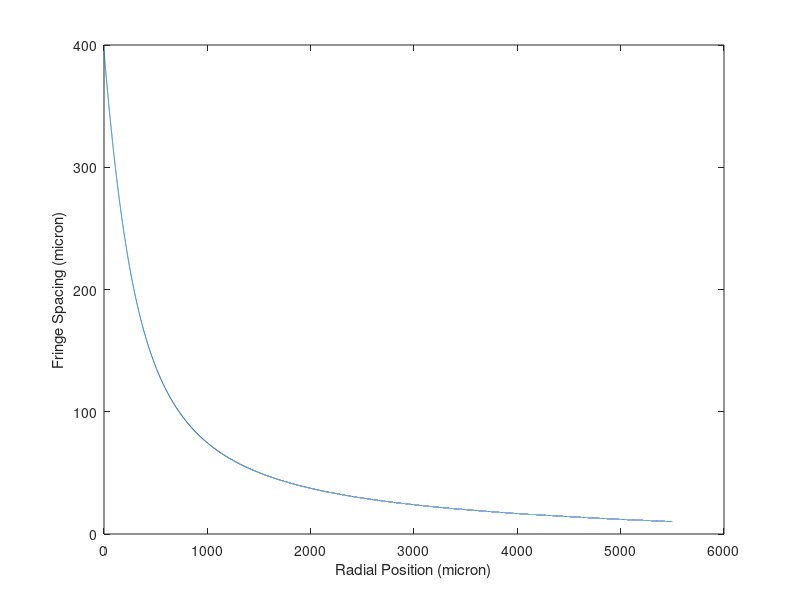

Source code (MATLAB):
clear all
Axial_resolution=10;

r=0:0.1:5500;    %micron
R=7800;      %micron

Cornea_function=(R^2-r.^2).^0.5;

for j=1:length(r)
    if isempty(find(Cornea_function<(Cornea_function(j)-Axial_resolution),1,'first'))
        Lateral_resolution(j)=Lateral_resolution(j-1);
    else
        Lateral_resolution(j)=r(find(Cornea_function<(Cornea_function(j)-Axial_resolution),1,'first'))-r(j);
    end
end
Cornea_function_2=R-Cornea_function;
Cornea_function_2_pre=0;
p=1;
while(isempty(find(Cornea_function_2>(Cornea_function_2_pre+36),1,'first'))==0)
    index_array(p)=find(Cornea_function_2>(Cornea_function_2_pre+36),1,'first');
    Cornea_function_2_pre=Cornea_function_2(index_array(p));
    p=p+1;
end
r_array=r(index_array);
plot(r_array, '.');
xlabel('Number of Frames (#)');
ylabel('Radius of Ring (micron)');

plot(r,Lateral_resolution);
xlabel('Radial Position (micron)');
ylabel('Fringe Spacing (micron)');